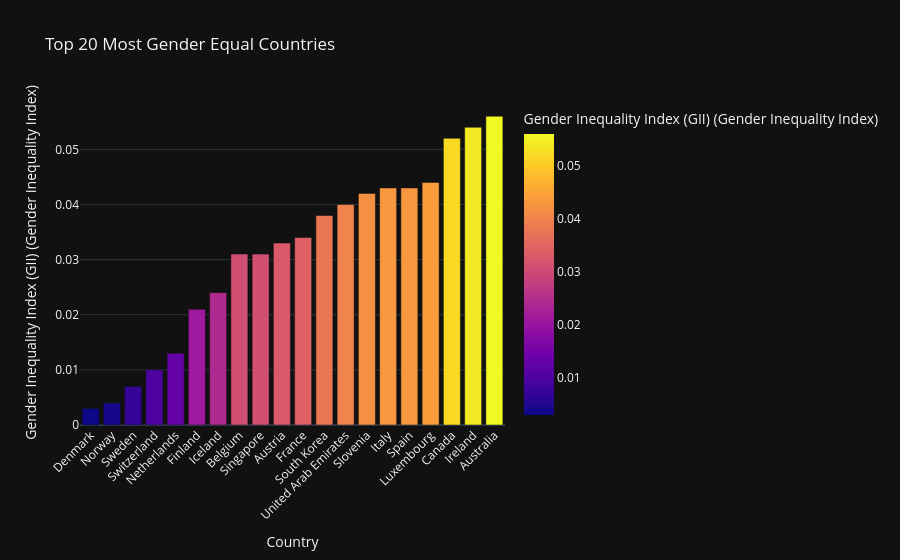

Notebook source saved alongside this figure:
### Code cell
# EDA: Top 20 countries with lowest GII (most equal)
top_equal = df_clean.nsmallest(20, 'Gender Inequality Index (GII) (Gender Inequality Index)')
fig = px.bar(top_equal, x='Country', y='Gender Inequality Index (GII) (Gender Inequality Index)', 
             title='Top 20 Most Gender Equal Countries', color='Gender Inequality Index (GII) (Gender Inequality Index)', template='plotly_dark')
fig.update_layout(xaxis_tickangle=-45)
fig.write_image('../viz/top_equal_countries.png')
fig.show()

### Figure 1 — Plotly figure (JSON) as saved in the notebook; plotly's stock layout.template omitted (floating-point values rounded to 4 significant figures)
{"data": [{"hovertemplate": "Country=%{x}<br>Gender Inequality Index (GII) (Gender Inequality Index)=%{marker.color}<extra></extra>", "legendgroup": "", "marker": {"color": [0.003, 0.004, 0.007, 0.01, 0.013, 0.021, 0.024, 0.031, 0.031, 0.033, 0.034, 0.038, 0.04, 0.042, 0.043, 0.043, 0.044, 0.052, 0.054, 0.056], "coloraxis": "coloraxis", "pattern": {"shape": ""}}, "name": "", "orientation": "v", "showlegend": false, "textposition": "auto", "type": "bar", "x": ["Denmark", "Norway", "Sweden", "Switzerland", "Netherlands", "Finland", "Iceland", "Belgium", "Singapore", "Austria", "France", "South Korea", "United Arab Emirates", "Slovenia", "Italy", "Spain", "Luxembourg", "Canada", "Ireland", "Australia"], "xaxis": "x", "y": [0.003, 0.004, 0.007, 0.01, 0.013, 0.021, 0.024, 0.031, 0.031, 0.033, 0.034, 0.038, 0.04, 0.042, 0.043, 0.043, 0.044, 0.052, 0.054, 0.056], "yaxis": "y"}], "layout": {"barmode": "relative", "coloraxis": {"colorbar": {"title": {"text": "Gender Inequality Index (GII) (Gender Inequality Index)"}}, "colorscale": [[0, "#0d0887"], [0.1111, "#46039f"], [0.2222, "#7201a8"], [0.3333, "#9c179e"], [0.4444, "#bd3786"], [0.5556, "#d8576b"], [0.6667, "#ed7953"], [0.7778, "#fb9f3a"], [0.8889, "#fdca26"], [1, "#f0f921"]]}, "legend": {"tracegroupgap": 0}, "title": {"text": "Top 20 Most Gender Equal Countries"}, "xaxis": {"anchor": "y", "domain": [0, 1], "tickangle": -45, "title": {"text": "Country"}}, "yaxis": {"anchor": "x", "domain": [0, 1], "title": {"text": "Gender Inequality Index (GII) (Gender Inequality Index)"}}}}
